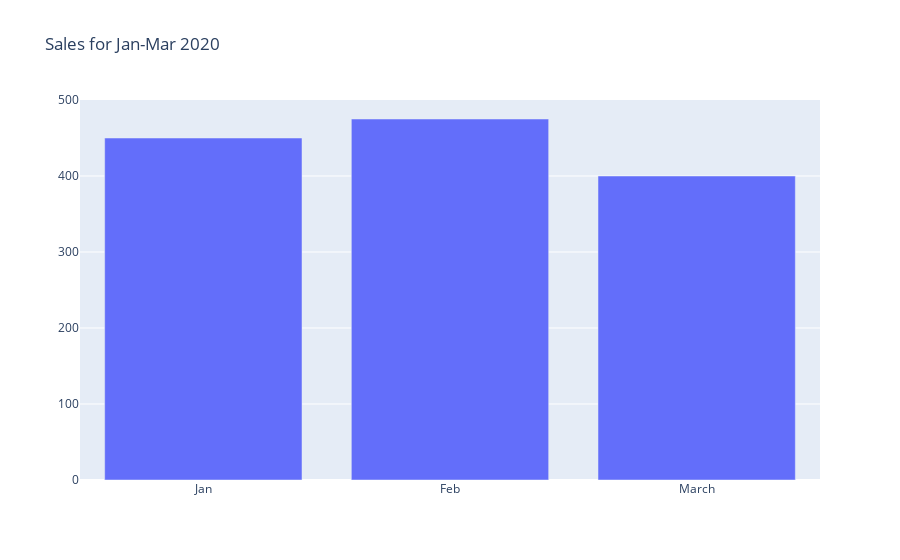

The notebook cell this image was saved under:
### Code cell
# Examine the printed dictionary

# Update the type
monthly_sales['data'][0]['type'] = 'bar'

# Update the title text
monthly_sales['layout']['title']['text'] = 'Sales for Jan-Mar 2020'

# Create a figure
fig = go.Figure(monthly_sales)

# Print it out!
fig.show()

### Figure 1 — Plotly figure (JSON) as saved in the notebook; plotly's stock layout.template omitted (floating-point values rounded to 4 significant figures)
{"data": [{"type": "bar", "x": ["Jan", "Feb", "March"], "y": [450, 475, 400]}], "layout": {"title": {"text": "Sales for Jan-Mar 2020"}}}
